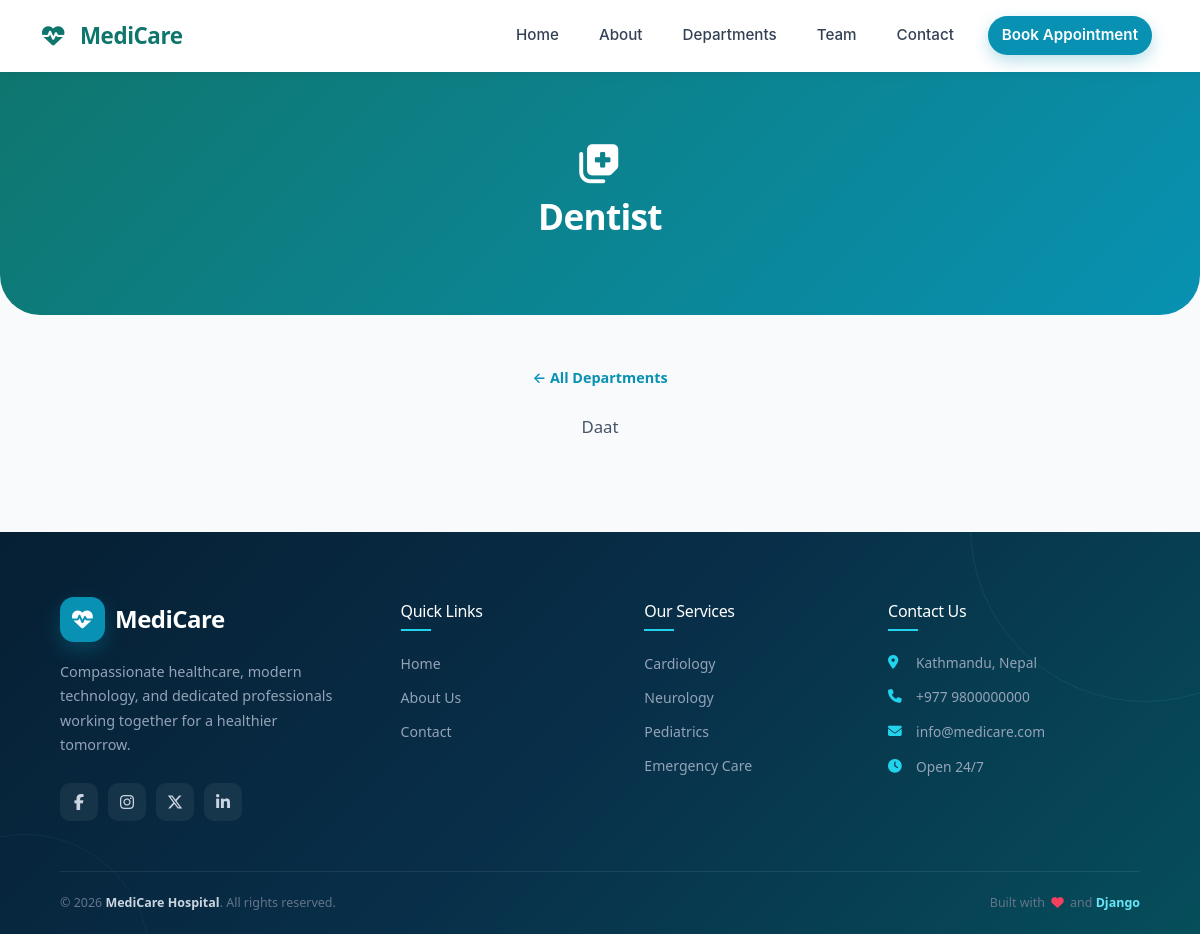
/product/departments/dentist/, run on an earlier commit of the app's database.
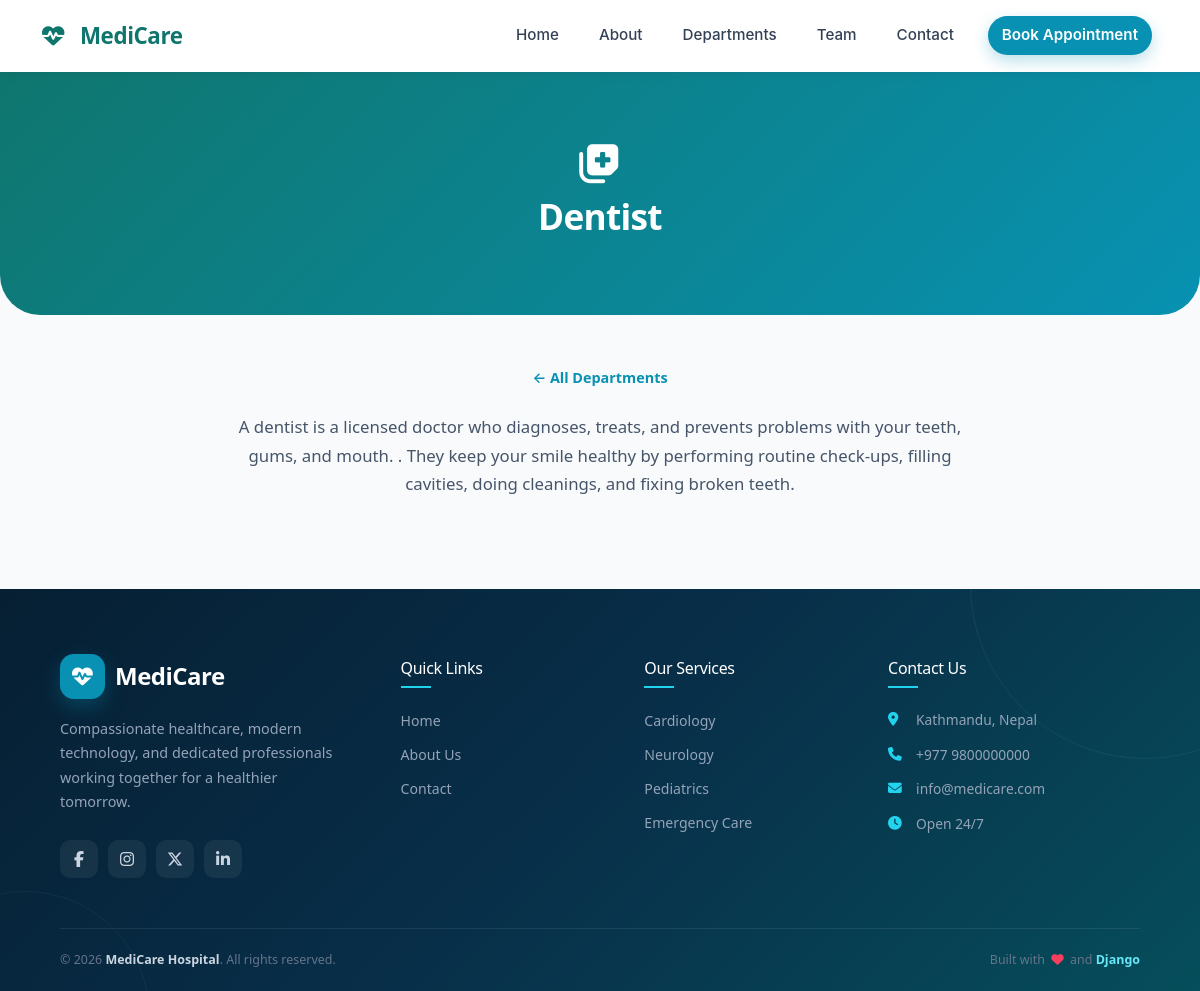
And on a later commit of the database.
### product/models.py (models this page shows, shortened)
class Department(models.Model):
    name = models.CharField(max_length=100)
    description = models.TextField()
    icon = models.CharField(
        max_length=50,
        default="fa-solid fa-notes-medical",
        help_text="Font Awesome class, e.g. fa-solid fa-heart"
    )
    slug = models.SlugField(unique=True, blank=True)
    order = models.PositiveIntegerField(default=0)
    class Meta:
        ordering = ["order", "name"]

### product/views.py (the view)
# urls.py: path('departments/<slug:slug>/', views.department_detail, name='department_detail'),
def department_detail(request, slug):
    department = get_object_or_404(Department, slug=slug)
    return render(request, 'product/department_detail.html', {'department': department})

### product/templates/product/department_detail.html (shortened to what this page needs)
{% extends "layout.html" %}
{% load static %}
{% block css %}
<link rel="stylesheet" href="https://cdnjs.cloudflare.com/ajax/libs/font-awesome/6.5.1/css/all.min.css">
{% endblock %}
{% block content %}
<section class="hms-page-hero">
    <i class="{{ department.icon }}"></i>
    <h1>{{ department.name }}</h1>
</section>
<section class="hms-detail-section">
    <a href="{% url 'departments' %}" class="hms-back-link">← All Departments</a>
    <p>{{ department.description }}</p>
</section>
{% endblock %}

What changed in the data, as far as the page shows it:
changed Department "Dentist": description "Daat" → "A dentist is a licensed doctor who diagnoses, treats, and prevents problems with your teeth, gums, and mouth. . They keep your smile healthy by performing routine check-ups, filling cavities, doing cleanings, and fixing broken teeth."
